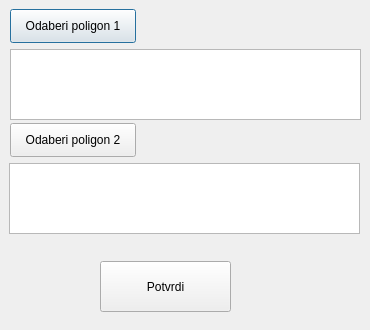
<?xml version="1.0" encoding="UTF-8"?>
<ui version="4.0">
 <class>WeilerAthertonDialog</class>
 <widget class="QDialog" name="WeilerAthertonDialog">
  <property name="geometry">
   <rect>
    <x>0</x>
    <y>0</y>
    <width>370</width>
    <height>330</height>
   </rect>
  </property>
  <property name="windowTitle">
   <string>Dialog</string>
  </property>
  <widget class="QPushButton" name="dugme_odabir_poligona_1">
   <property name="geometry">
    <rect>
     <x>10</x>
     <y>9</y>
     <width>126</width>
     <height>34</height>
    </rect>
   </property>
   <property name="text">
    <string>Odaberi poligon 1</string>
   </property>
  </widget>
  <widget class="QTextBrowser" name="prikaz_imena_datoteke_1">
   <property name="geometry">
    <rect>
     <x>10</x>
     <y>49</y>
     <width>351</width>
     <height>71</height>
    </rect>
   </property>
  </widget>
  <widget class="QTextBrowser" name="prikaz_imena_datoteke_2">
   <property name="geometry">
    <rect>
     <x>9</x>
     <y>163</y>
     <width>351</width>
     <height>71</height>
    </rect>
   </property>
  </widget>
  <widget class="QPushButton" name="dugme_odabir_poligona_2">
   <property name="geometry">
    <rect>
     <x>10</x>
     <y>123</y>
     <width>126</width>
     <height>34</height>
    </rect>
   </property>
   <property name="text">
    <string>Odaberi poligon 2</string>
   </property>
  </widget>
  <widget class="QPushButton" name="dugme_potvrdi">
   <property name="geometry">
    <rect>
     <x>100</x>
     <y>261</y>
     <width>131</width>
     <height>51</height>
    </rect>
   </property>
   <property name="text">
    <string>Potvrdi</string>
   </property>
  </widget>
 </widget>
 <resources/>
 <connections/>
</ui>
